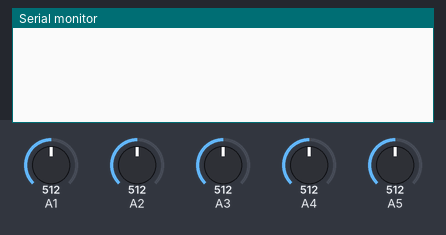
Bench run of a sketch on a simulated Arduino Uno, built with avr-gcc and run on an emulated ATmega328P. On the bench: the last lines printed to the serial monitor. Inputs (shaded band) come from the test bench; at power-on: A1 = 512, A2 = 512, A3 = 512, A4 = 512, A5 = 512.

Above: at 1.2 s.
1.3 s: A1 set to 306
At 2.5 s:
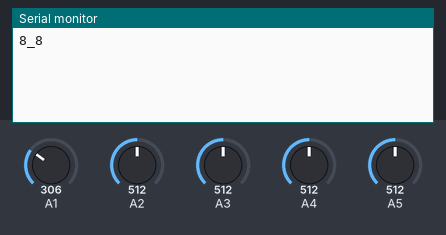
2.8 s: A2 set to 306
At 4.0 s:
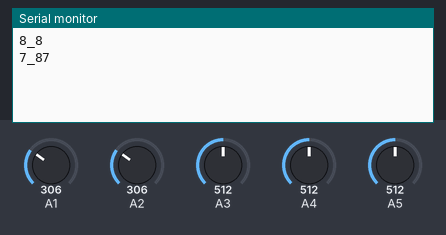
4.3 s: A3 set to 306
At 5.5 s:
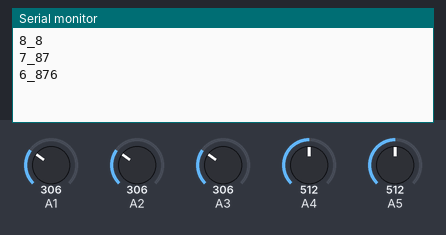
5.8 s: A4 set to 30
At 6.8 s:
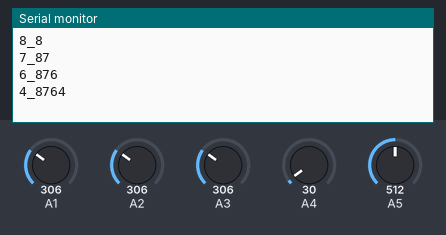
7.3 s: A1 set to 30
At 8.5 s:
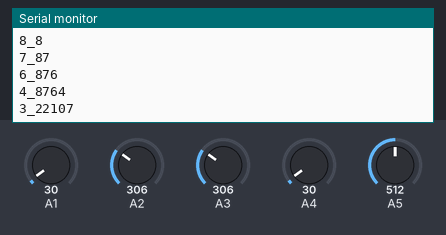
8.8 s: A2 set to 30
At 9.4 s:
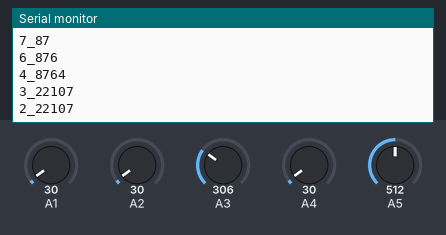
Timing chart, 0 to 11.3 s (numbered marks = the images above; inputs shaded):
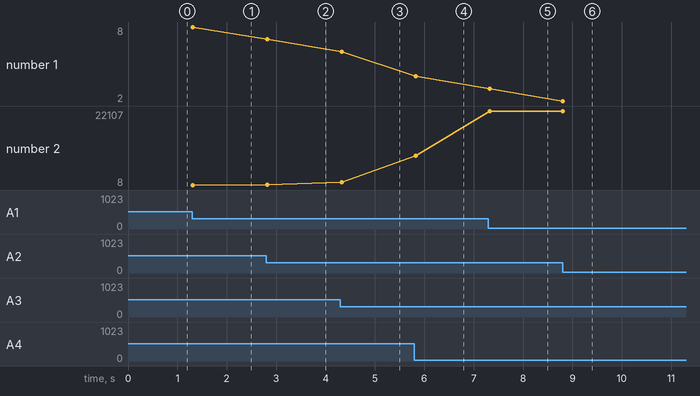

The sketch:

poussoir.ino
```cpp
const byte NON_PRESSE = 0;
const byte ENFONCE = 1;
const byte PRESSE = 2;

byte etatAutomate = NON_PRESSE;
int etatPoussoir = -1;

byte Bouton1 = NON_PRESSE;
byte Bouton2 = NON_PRESSE;
byte Bouton3 = NON_PRESSE;
byte Bouton4 = NON_PRESSE;
byte Bouton5 = NON_PRESSE;
byte Bouton6 = NON_PRESSE;
byte Bouton7 = NON_PRESSE;
byte Bouton8 = NON_PRESSE;
byte Bouton9 = NON_PRESSE;
byte Bouton0 = NON_PRESSE;

const byte AUCUN_EVENEMENT = 0;
const byte EVENEMENT_PRESSE = 1;
const byte EVENEMENT_RELACHE = 2;

const int pinPoussoirs = 3;

int lirePoussoirs(int NumPin)
{
  int resultat;
  int numPoussoir = (analogRead(NumPin)) / 256;
  int nouvelEtatPoussoir = etatPoussoir; /* à priori rien ne change */
  return numPoussoir;
}

int EtatBouton()
{

  //etat 3 rine d'appuyer 0 le plus petit et 1 le plus grand

  // 3 8 = pin 1
  //  Etat = lirePoussoirs(1);
  if (lirePoussoirs(3) == 0)
  {
    if (Bouton1 == NON_PRESSE)
    {
      Bouton1 = PRESSE;
      return 1;
    }
  }
  else if (lirePoussoirs(2) == 0)
  {
    if (Bouton2 == NON_PRESSE)
    {
      Bouton2 = PRESSE;
      return 2;
    }
  }
  else if (lirePoussoirs(1) == 0)
  {
    if (Bouton3 == NON_PRESSE)
    {
      Bouton3 = PRESSE;
      return 3;
    }
  }
  else if (lirePoussoirs(4) == 0)
  {
    if (Bouton4 == NON_PRESSE)
    {
      Bouton4 = PRESSE;
      return 4;
    }
  }
  else if (lirePoussoirs(5) == 0)
  {
    if (Bouton5 == NON_PRESSE)
    {
      Bouton5 = PRESSE;
      return 5;
    }
  }
  else if (lirePoussoirs(3) == 1)
  {
    if (Bouton6 == NON_PRESSE)
    {
      Bouton6 = PRESSE;
      return 6;
    }
  }
  else if (lirePoussoirs(2) == 1)
  {
    if (Bouton7 == NON_PRESSE)
    {
      Bouton7 = PRESSE;
      return 7;
    }
  }
  else if (lirePoussoirs(1) == 1)
  {
    if (Bouton8 == NON_PRESSE)
    {
      Bouton8 = PRESSE;
      return 8;
    }
  }
  else if (lirePoussoirs(4) == 1)
  {
    if (Bouton9 == NON_PRESSE)
    {
      Bouton9 = PRESSE;
      return 9;
    }
  }
  else if (lirePoussoirs(5) == 1)
  {
    if (Bouton0 == NON_PRESSE)
    {
      Bouton0 = PRESSE;
      return 0;
    }
  }
  else
  {
    //Serial.print("R");
    Bouton0 = NON_PRESSE;
    Bouton1 = NON_PRESSE;
    Bouton2 = NON_PRESSE;
    Bouton3 = NON_PRESSE;
    Bouton4 = NON_PRESSE;
    Bouton5 = NON_PRESSE;
    Bouton6 = NON_PRESSE;
    Bouton7 = NON_PRESSE;
    Bouton8 = NON_PRESSE;
    Bouton9 = NON_PRESSE;
  }
  return -1;
}


void setup()
{
  Serial.begin(9600);
}

int VChiffre = -1;
int VDate =  0;
void loop()
{
  int numPoussoir;

  VChiffre = EtatBouton();
  if (VChiffre != -1)
  {
    Serial.print(VChiffre);
    if (VChiffre == 1)
    {
      VDate =  1;
    }
    else if (VDate < 10000)
    {
      VDate = VDate * 10   + VChiffre;
    }
    Serial.print("_");
    Serial.println(VDate);
  }
  if (VDate == 1533)
  {
     VDate =  1;
     Serial.println("Montaigne");
  }
  if (VDate == 1689)
  {
     VDate =  1;
     Serial.println("Montequieu");
  }
  if (VDate == 1885)
  {
     VDate =  1;
     Serial.println("Mauriac");
  }


  /*  Serial.print( lirePoussoirs(1);
    Serial.print(" ");
    Serial.print( lirePoussoirs(2));
    Serial.print(" ");
    Serial.print( lirePoussoirs(3));
    Serial.print(" ");
    Serial.print( lirePoussoirs(4));
    Serial.print(" ");
    Serial.print( lirePoussoirs(5));
    Serial.print(" ");
    Serial.println(" ");*/
  delay(30);
}
```

Measured:
- after the input at 1.3 s, the serial monitor: prints a new line at once (image 1)
- after the input at 2.8 s, the serial monitor: prints a new line at once (image 2)
- after the input at 4.3 s, the serial monitor: prints a new line at once (image 3)
- after the input at 5.8 s, the serial monitor: prints a new line at once (image 4)
- after the input at 7.3 s, the serial monitor: prints a new line at once (image 5)
- after the input at 8.8 s, the serial monitor: prints a new line at once (image 6)
- plotted number 1: 8 → 7 after the input at 2.8 s, 7 → 6 after the input at 4.3 s, 6 → 4 after the input at 5.8 s, 4 → 3 after the input at 7.3 s, 3 → 2 after the input at 8.8 s
- plotted number 2: 8 → 87 after the input at 2.8 s, 87 → 876 after the input at 4.3 s, 876 → 8764 after the input at 5.8 s, 8764 → 22107 after the input at 7.3 s
